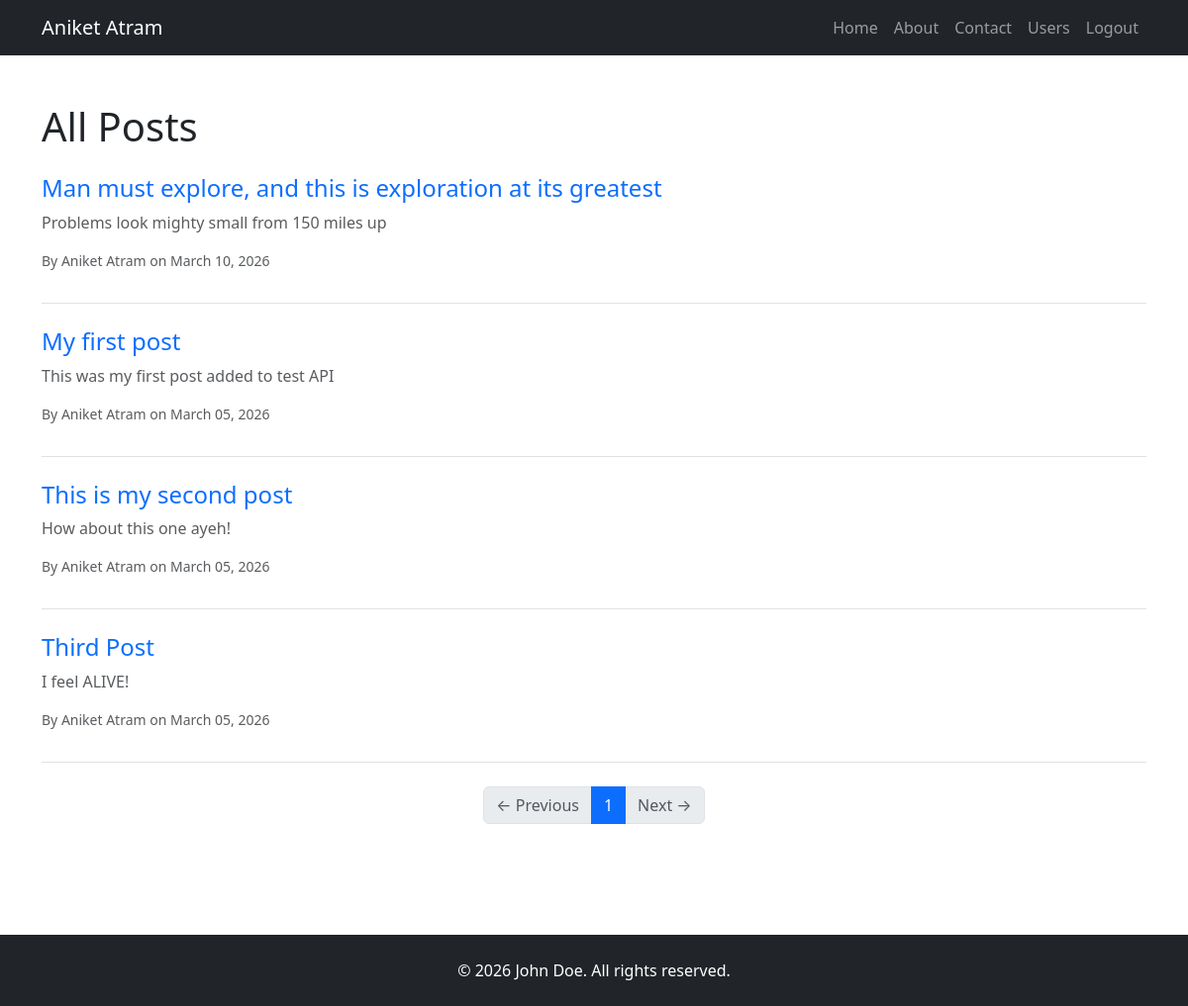
The page /all_posts (signed in) on the database its author committed.
### app/models/user.py (models this page shows, shortened)
class User(db.Model, UserMixin):
	__tablename__ = "users"
	id: Mapped[int] = mapped_column(Integer, primary_key=True)
	username: Mapped[str] = mapped_column(String(250), nullable=False, unique=True)
	email: Mapped[str] = mapped_column(String(100), nullable=False, unique=True)
	password: Mapped[str] = mapped_column(String(100), nullable=False)
	role: Mapped[str] = mapped_column(String(100), nullable=False, default="user")
	comments: Mapped[list["Comment"]] = relationship(back_populates="author", cascade="all, delete-orphan")

### app/models/post.py (models this page shows)
class Post(db.Model):
	__tablename__ = "blog_posts"
	id: Mapped[int] = mapped_column(Integer, primary_key=True)
	title: Mapped[str] = mapped_column(String(255),nullable=False)
	subtitle: Mapped[str] = mapped_column(String(255), nullable=False)
	body: Mapped[str] = mapped_column(Text, nullable=False)
	author: Mapped[str] = mapped_column(String(255), nullable=False)
	img_url: Mapped[str] = mapped_column(String(255), nullable=False)
	created_at: Mapped[datetime] = mapped_column(DateTime(timezone=True), nullable=False, server_default=func.now())
	updated_at: Mapped[datetime] = mapped_column(DateTime(timezone=True), nullable=False, server_default=func.now(), onupdate=func.now())
	comments: Mapped[list["Comment"]] = relationship(back_populates="post", cascade="all, delete-orphan", order_by="Comment.created_at.desc()")

### app/routes/posts.py (the view)
@posts_bp.route('/all_posts')
def all_posts():
    page = request.args.get('page', 1, type=int)
    posts = Post.query.order_by(Post.created_at.desc()).paginate(page=page, per_page=5)
    return render_template("all_posts.html", posts=posts)

### app/__init__.py (called while the page is built)
@login_manager.user_loader
def load_user(user_id):
    return db.get_or_404(User, user_id)

def create_app():
	app = Flask(__name__)
	app.config.from_object('config.Config')
	app.register_blueprint(posts_bp)
	app.register_blueprint(users_bp, url_prefix="/users")
	db.init_app(app)
	ckeditor.init_app(app)
	bootstrap.init_app(app)
	from app import models
	migrate.init_app(app, db)
	login_manager.init_app(app)
	login_manager.login_view = "users.login"
	login_manager.login_message_category = "danger"
	login_manager.login_message = "You must be logged in to access this page"
	@app.errorhandler(404)
	def page_not_found(e):
		return render_template("404.html"), 404
	@app.context_processor
	def inject_current_year():
		return {'current_year': datetime.utcnow().year}
	return app

### app/templates/all_posts.html (shortened to what this page needs)
{% extends "base.html" %}
{% block content %}
<h1 class="mb-4">All Posts</h1>
{% for post in posts.items %}
  <div class="post-preview mb-4 pb-3 border-bottom">
    <a href="{{ url_for('posts.view_post', post_id=post.id) }}" class="text-decoration-none">
      <h2 class="h4">{{ post.title }}</h2>
      <p class="text-muted">{{ post.subtitle }}</p>
    </a>
    <p class="text-muted small">By {{ post.author }} on {{ post.created_at.strftime('%B %d, %Y') }}</p>
  </div>
{% else %}
  <p>No posts to show.</p>
{% endfor %}
<nav aria-label="Post navigation">
  <ul class="pagination justify-content-center">
    {% if posts.has_prev %}
      <li class="page-item">
        <a class="page-link" href="{{ url_for('posts.all_posts', page=posts.prev_num) }}">← Previous</a>
      </li>
    {% else %}
      <li class="page-item disabled">
        <span class="page-link">← Previous</span>
      </li>
    {% endif %}
    {% for page_num in posts.iter_pages(left_edge=2, right_edge=2, left_current=2, right_current=2) %}
      {% if page_num %}
        {% if page_num == posts.page %}
          <li class="page-item active"><span class="page-link">{{ page_num }}</span></li>
        {% else %}
          <li class="page-item">
            <a class="page-link" href="{{ url_for('posts.all_posts', page=page_num) }}">{{ page_num }}</a>
          </li>
        {% endif %}
      {% else %}
        <li class="page-item disabled"><span class="page-link">…</span></li>
      {% endif %}
    {% endfor %}
    {% if posts.has_next %}
      <li class="page-item">
        <a class="page-link" href="{{ url_for('posts.all_posts', page=posts.next_num) }}">Next →</a>
      </li>
    {% else %}
      <li class="page-item disabled">
        <span class="page-link">Next →</span>
      </li>
    {% endif %}
  </ul>
</nav>
{% endblock %}

### app/templates/partials/header.html (shortened to what this page needs)
<nav class="navbar navbar-expand-lg navbar-dark bg-dark fixed-top">
  <div class="container">
    <a class="navbar-brand" href="{{ url_for('posts.home') }}">{{ current_user.username }}</a>
    <div class="collapse navbar-collapse" id="navbarNav">
      <ul class="navbar-nav ms-auto">
        <li class="nav-item">
          <a class="nav-link" href="{{ url_for('posts.home') }}">Home</a>
        </li>
        <li class="nav-item">
          <a class="nav-link" href="{{ url_for('posts.about') }}">About</a>
        </li>
        <li class="nav-item">
          <a class="nav-link" href="{{ url_for('posts.contact') }}">Contact</a>
        </li>
        {% if current_user.is_authenticated and current_user.role == "admin" %}
        <li class="nav-item">
            <a class="nav-link" href="{{ url_for('users.show_users') }}">Users</a>
        </li>
        {% endif %}
        {% if current_user.is_authenticated %}
          <li class="nav-item">
            <a class="nav-link" href="{{ url_for('users.logout') }}">Logout</a>
          </li>
        {% else %}
          <li class="nav-item">
            <a class="nav-link" href="{{ url_for('users.login') }}">Login</a>
          </li>
        {% endif %}
      </ul>
    </div>
  </div>
</nav>
<div style="height: 56px;"></div>

### rows shown on the page
User: username "Aniket Atram"
Post: title "Man must explore, and this is exploration at its greatest", subtitle "Problems look mighty small from 150 miles up", author "Aniket Atram", created_at "March 10, 2026"
Post: title "My first post", subtitle "This was my first post added to test API", author "Aniket Atram", created_at "March 05, 2026"
Post: title "This is my second post", subtitle "How about this one ayeh!", author "Aniket Atram", created_at "March 05, 2026"
Post: title "Third Post", subtitle "I feel ALIVE!", author "Aniket Atram", created_at "March 05, 2026"

### other values the page prints
{{ page_num }} "1"
